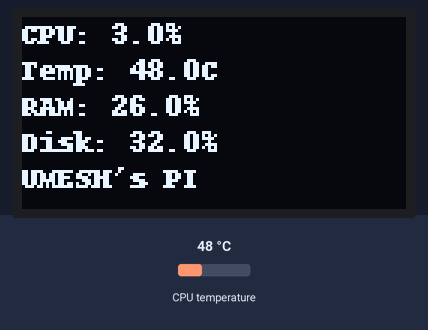
The program below on a simulated Raspberry Pi (BCM pin numbers). On the bench: 128×64 one-colour display. Inputs (shaded band) come from the test bench; at power-on: CPU temperature 48 °C. System figures (address, load, memory, disk, uptime) are fixed made-up values; what the program prints to the terminal is not drawn.

Above: at 1.7 s.
1.8 s: CPU temperature set to 31 °C
At 3.9 s:
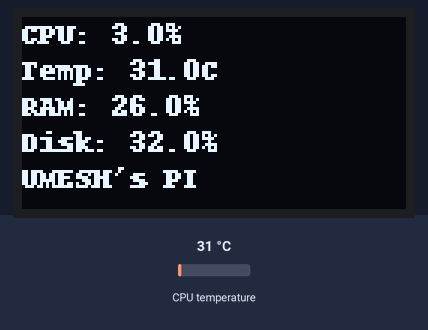
4.7 s: CPU temperature set to 44 °C
At 5.9 s:
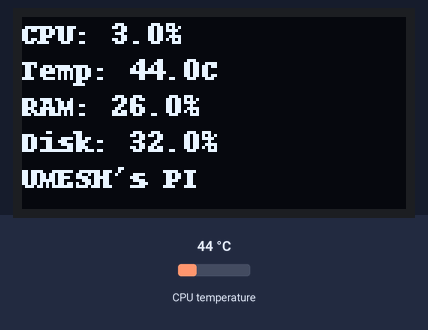
7.6 s: CPU temperature set to 58 °C
At 10.9 s:
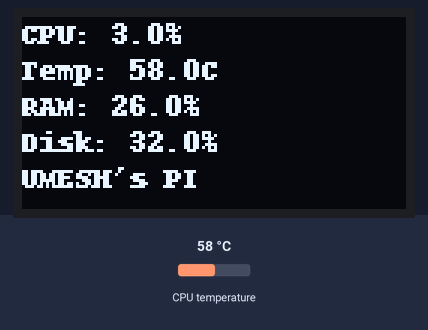
Timing chart, 0 to 12.4 s (numbered marks = the images above; inputs shaded):
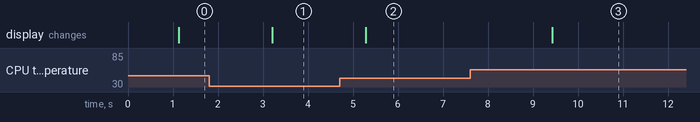

The program:

read_cpu.py
```python
import psutil
import os
import time
from PIL import Image, ImageDraw, ImageFont
import adafruit_ssd1306
import board

# -------------------------
# CPU TEMPERATURE FUNCTION
# -------------------------
def get_cpu_temp():
    try:
        with open("/sys/class/thermal/thermal_zone0/temp", "r") as f:
            temp = int(f.read()) / 1000
        return temp
    except:
        return None

# -------------------------
# OLED CONFIG
# -------------------------
WIDTH = 128
HEIGHT = 64

i2c = board.I2C()  # SDA=2, SCL=3
oled = adafruit_ssd1306.SSD1306_I2C(WIDTH, HEIGHT, i2c, addr=0x3C)

oled.fill(0)
oled.show()

font = ImageFont.load_default()

# -------------------------
# MAIN LOOP
# -------------------------
while True:
    # Terminal Clear
    os.system("clear")

    # Collect system stats
    cpu = psutil.cpu_percent(interval=1)
    ram = psutil.virtual_memory()
    disk = psutil.disk_usage('/')

    cpu_temp = get_cpu_temp()

    # ---------------------------
    # Print to Terminal
    # ---------------------------
    print("======= RASPBERRY PI SYSTEM MONITOR =======")
    print(f"CPU Usage: {cpu}%")
    if cpu_temp is not None:
        print(f"CPU Temperature: {cpu_temp:.1f}°C")
    else:
        print("CPU Temperature: Not Available")
    print(f"RAM Usage: {ram.percent}% ({ram.used//(1024**2)} MB / {ram.total//(1024**2)} MB)")
    print(f"Disk Usage: {disk.percent}% ({disk.used//(1024**3)} GB / {disk.total//(1024**3)} GB)")
    print("============================================")

    # ---------------------------
    # Draw on OLED
    # ---------------------------
    image = Image.new("1", (WIDTH, HEIGHT))
    draw = ImageDraw.Draw(image)

    draw.text((0, 0),  f"CPU: {cpu}%", font=font, fill=255)

    if cpu_temp is not None:
        draw.text((0, 12), f"Temp: {cpu_temp:.1f}C", font=font, fill=255)
    else:
        draw.text((0, 12), f"Temp: NA", font=font, fill=255)

    draw.text((0, 24), f"RAM: {ram.percent}%", font=font, fill=255)
    draw.text((0, 36), f"Disk: {disk.percent}%", font=font, fill=255)
    draw.text((0, 48), "UMESH's PI", font=font, fill=255)

    oled.image(image)
    oled.show()

    time.sleep(1)
```

Measured:
- after the input at 1.8 s, the display: changes after 1.4 s (image 1)
- after the input at 4.7 s, the display: changes after 0.58 s (image 2)
- after the input at 7.6 s, the display: changes after 1.8 s (image 3)
